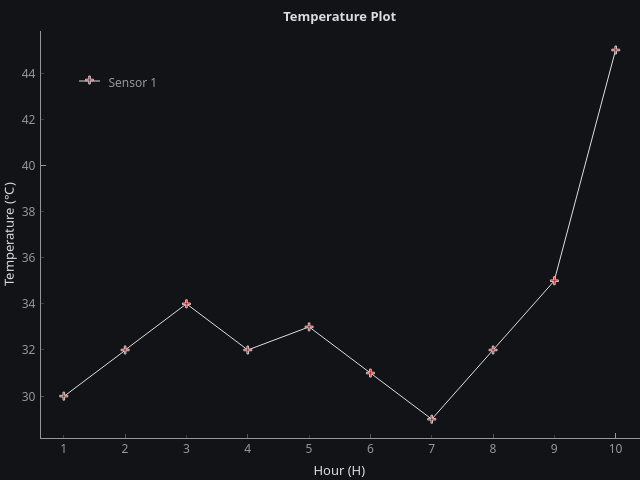

The script that drew this image:
#!/usr/bin/env python
# File: pyqtplot07.py
# Name: D.Saravanan
# Date: 13/07/2023

""" Script to create plot using the PlotWidget in PyQtGraph """

import sys

import pyqtgraph as pg
from PyQt6 import QtCore, QtWidgets


class MainWindow(QtWidgets.QMainWindow):
    """Subclass of QMainWindow to customize application's main window."""

    def __init__(self, hour, temperature):
        super().__init__()

        # set the size parameters (width, height) pixels
        self.setFixedSize(QtCore.QSize(640, 480))

        # set the central widget of the window
        self.graphWidget = pg.PlotWidget()
        self.setCentralWidget(self.graphWidget)

        # set the background color using hex notation #121317 as string
        self.graphWidget.setBackground("#121317")

        # set the main plot title, text color, text size, text weight, text style
        self.graphWidget.setTitle(
            "Temperature Plot", color="#dcdcdc", size="10pt", bold=True, italic=False
        )

        # set the axis labels (position and text), style parameters
        styles = {"color": "#dcdcdc", "font-size": "10pt"}
        self.graphWidget.setLabel(
            "left", "Temperature", units="\N{DEGREE SIGN}C", **styles
        )
        self.graphWidget.setLabel("bottom", "Hour", units="H", **styles)

        # set the legend which represents given line
        self.graphWidget.addLegend()

        # set the line color in 3-tuple of int values, line width in pixels, line style
        lvalue = pg.mkPen(
            color=(220, 220, 220), width=1, style=QtCore.Qt.PenStyle.SolidLine
        )

        # plot data: x, y values with lines drawn using Qt's QPen types & marker '+'
        self.graphWidget.plot(
            hour,
            temperature,
            name="Sensor 1",
            pen=lvalue,
            symbol="+",
            symbolSize=8,
            symbolBrush=("r"),
        )


def main():
    """Need one (and only one) QApplication instance per application.
    Pass in sys.argv to allow command line arguments for the application.
    If no command line arguments than QApplication([]) is required."""
    app = QtWidgets.QApplication(sys.argv)

    hour = [1, 2, 3, 4, 5, 6, 7, 8, 9, 10]
    temperature = [30, 32, 34, 32, 33, 31, 29, 32, 35, 45]

    window = MainWindow(hour, temperature)  # an instance of the class MainWindow
    window.show()  # windows are hidden by default

    sys.exit(app.exec())  # start the event loop


if __name__ == "__main__":
    main()
